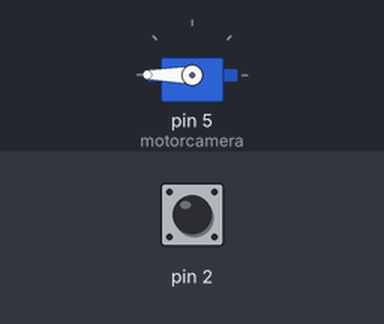
A sketch run on a simulated Arduino Uno, built with avr-gcc and run on an emulated ATmega328P. On the bench: servo. Inputs (shaded band) come from the test bench; at power-on: pin 2 HIGH. What the sketch prints to the serial monitor is not drawn.

Above: at 0.15 s.
Timing chart, 0 to 1.6 s (numbered marks = the images above):
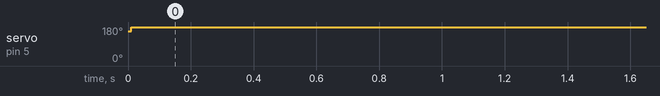

Measured:
- by itself, servo on pin 5 (motorcamera): 157° → 180° at 0.01 s

The sketch:

usecasepresentation.ino
```cpp
unsigned long int ft, lt, x, tfail;
int ch, chx[9][13];
const int idx   = 10;
const int total = 11;
const int val   = 12; //End of specifying the integers for ppm signal reading

int varCAM;
int conCAM = 90;


#include <Servo.h>;
Servo motorcamera;

void decodePPM() {
  lt    = micros();
  tfail = millis();
  x     = lt-ft;
  ft    = lt;
if (x>3000) {
    ch          = 0;
    chx[0][val] = x;
  } else {
    ch+=1;
int indx       = chx[ch][idx];
    chx[ch][total] = chx[ch][total] - chx[ch][indx];
    chx[ch][indx]  = x;
    chx[ch][total] = chx[ch][total] + chx[ch][indx];
    chx[ch][idx]   = chx[ch][idx] + 1;
if (chx[ch][idx]>9) {
      chx[ch][idx] = 0;
    }
    chx[ch][val] = chx[ch][total]/10;
  }
}//end of code for ppm reading


void setup() {
  Serial.begin(9600);

  ft=0; lt=0; x=0; tfail=0; ch=0;
for (int i=0; i<9; i++) {
for (int j=0; j<13; j++) {
      chx[i][j]=0;
    }
  }
pinMode(2, INPUT_PULLUP);
attachInterrupt(digitalPinToInterrupt(2), decodePPM, FALLING);

decodePPM();
}


void loop() {

decodePPM();

 if ((millis()-tfail)>500){
    Serial.println("Disconnect");
  } else {
//    Serial.print(chx[0][val]);Serial.print("\t");
//    Serial.print(chx[1][val]);Serial.print("\t");
//    Serial.print(chx[2][val]);Serial.print("\t");
//    Serial.print(chx[3][val]);Serial.print("\t");
//    Serial.print(chx[4][val]);Serial.print("\t");
//    Serial.print(chx[5][val]);Serial.print("\t");
//    Serial.print(chx[6][val]);Serial.print("\t");
//    Serial.print(chx[7][val]);Serial.print("\t");
//    Serial.println(chx[8][val]);Serial.print("\t");
//    delay(6000);
 }


motorcamera.attach(5,500,2500);

varCAM = map(chx[5][val], 1000, 2000, 0, 180);

steer();
valcheck();
}


void steer(){
conCAM = constrain(conCAM,0, 180);
conCAM=conCAM+(90-varCAM)/4;
motorcamera.write(conCAM);
}


void valcheck(){
Serial.print(" camera : ");
Serial.println(conCAM);
}
```
